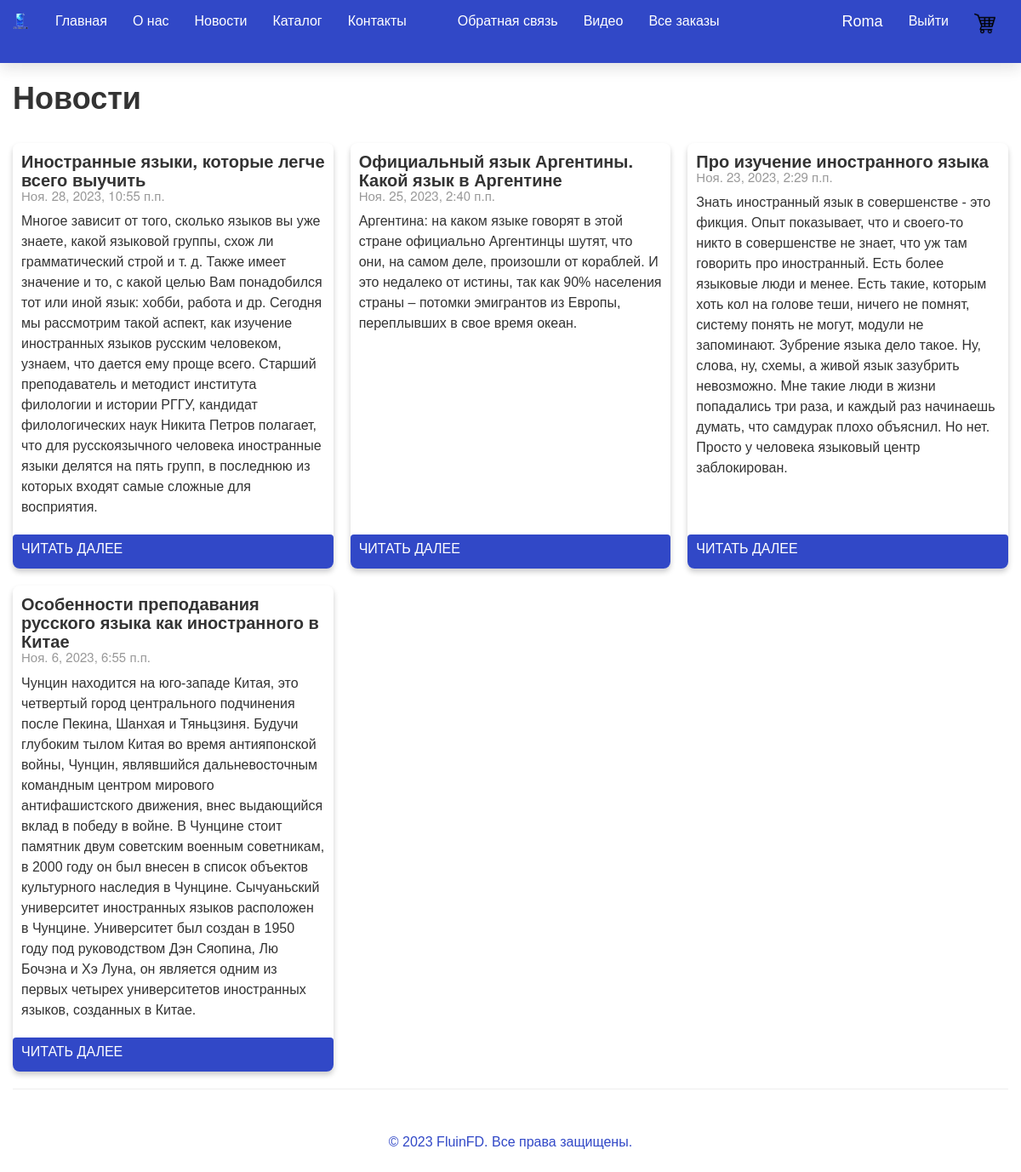
Page /blog/ (signed in) on the committed database.
### app/models.py (models this page shows, shortened)
class Blog(models.Model):
    title = models.CharField(max_length = 100, unique_for_date = "posted", verbose_name = "Заголовок")
    description = models.TextField(verbose_name = "Краткое содержание")
    content = models.TextField(verbose_name = "Полное содержание")
    posted = models.DateTimeField(default = datetime.now(), db_index = True, verbose_name = "Опубликована")
    author = models.ForeignKey(User, null=True, blank=True, on_delete = models.SET_NULL, verbose_name = "Автор")
    image = models.FileField(default = 'temp.jpg', verbose_name = "Путь к картинке")
    class Meta:
        db_table = "Posts"
        ordering = ["-posted"]
        verbose_name = "Cтатья блога"
        verbose_name_plural = "Cтатьи блога"

### app/views.py (the view)
# urls.py: path('blog/', views.blog, name='blog'),
def blog(request):
    posts = Blog.objects.all()
    assert isinstance(request, HttpRequest)
    return render(
        request,
        'app/blog.html',
        {
            'title':'Новости',
            'posts':posts,
            'year':datetime.now().year,
        }
    )

### app/templates/app/blog.html (shortened to what this page needs)
﻿{% extends "app/layout.html" %}
{% load static %}
{% block content %}
<h1 class="title">{{ title }}</h1>
<br />
<div class="posts">
    {% for post in posts %}
    <div class="posts__item">
        <div class="posts__item-body">
            <h2 class="posts__item-body-title">{{ post.title }}</h2>
            <h4 class="posts__item-body-posted">{{ post.posted }}</h4>
            <p class="posts__item-body-description">{{ post.description }}</p>
        </div>
        <a class="posts__item-body-open" href="{% url 'blogpost' parametr=post.id %}">ЧИТАТЬ ДАЛЕЕ</a>
    </div>
    {% endfor %}
</div>
{% endblock %}

### app/templates/app/loginpartial.html (shortened to what this page needs)
﻿{% load static %}
{% if user.is_authenticated %}
<form id="logoutForm" action="/logout/" method="post" class="navbar-right">
    <ul class="nav navbar-nav navbar-right">
        <li><span class="navbar-brand" style="color: white;">{{ user.username }}</span></li>
        <li><a class="nav__item-link" href="javascript:document.getElementById('logoutForm').submit()">Выйти</a></li>
        <li class="nav__item">
            <a class="nav__item-link" href="{% url 'cart' %}" target="_blank">
                <img style="width: 25px;" src="{% static 'app/content/backet.png' %}" alt="Корзина">
            </a>
        </li>
    </ul>
</form>
{% endif %}

### app/static/app/content/site.css (style rules this page uses)
body { font-family: Arial, sans-serif; font-size: 16px; line-height: 1.5; color: #333; height: 100%; margin: 0; padding: 70px 0 20px; }
h1, h2, h3 { font-weight: bold; margin-top: 0; }
h1 { font-size: 36px; }
h2 { font-size: 28px; }
p { margin-top: 0; }
a { color: white; text-decoration: none; }
.nav__item { background-color: transparent; }
.nav__item-link { color: #ffffff !important; background-color: transparent; border-bottom: 2px solid transparent; }
a { color: #3148c7; }

### app/templates/app/blog.html (style rules this page uses)
.posts { display: grid; grid-template-columns: repeat(auto-fit, minmax(300px, 1fr)); grid-gap: 2rem; }
.posts__item { display: flex; flex-direction: column; justify-content: space-between; background-color: #fff; box-shadow: 0 4px 6px rgba(0, 0, 0, 0.2); border-radius: 8px; overflow: hidden; transition: transform 0.3s ease; }
.posts__item-body { padding: 1rem; }
.posts__item-body-title { font-size: 2rem; margin: 0; }
.posts__item-body-posted { font-size: 1.5rem; color: #999; margin: 0; }
.posts__item-body-description { margin-top: 1rem; margin-bottom: 1rem; }
.posts__item-body-open { height: 40px; display: inline-block; background-color: #3148c7; color: #fff; padding: 0.5rem 1rem; border-radius: 4px; text-decoration: none; }

### rows in the picture
Blog: title "Иностранные языки, которые легче всего выучить", posted "Ноя. 28, 2023, 10:55 п.п.", description "Многое зависит от того, сколько языков вы уже знаете, какой языковой группы, схож ли грамматический строй и т. д. Также имеет значение и то, с какой целью Вам понадобился тот или иной язык: хобби, работа и др. Сегодня мы рассмотрим такой аспект, как изучение иностранных языков русским человеком, узнаем, что дается ему проще всего. Старший преподаватель и методист института филологии и истории РГГУ, кандидат филологических наук Никита Петров полагает, что для русскоязычного человека иностранные языки делятся на пять групп, в последнюю из которых входят самые сложные для восприятия."
Blog: title "Официальный язык Аргентины. Какой язык в Аргентине", posted "Ноя. 25, 2023, 2:40 п.п.", description "Аргентина: на каком языке говорят в этой стране официально Аргентинцы шутят, что они, на самом деле, произошли от кораблей. И это недалеко от истины, так как 90% населения страны – потомки эмигрантов из Европы, переплывших в свое время океан."
Blog: title "Про изучение иностранного языка", posted "Ноя. 23, 2023, 2:29 п.п.", description "Знать иностранный язык в совершенстве - это фикция. Опыт показывает, что и своего-то никто в совершенстве не знает, что уж там говорить про иностранный. Есть более языковые люди и менее. Есть такие, которым хоть кол на голове теши, ничего не помнят, систему понять не могут, модули не запоминают. Зубрение языка дело такое. Ну, слова, ну, схемы, а живой язык зазубрить невозможно. Мне такие люди в жизни попадались три раза, и каждый раз начинаешь думать, что самдурак плохо объяснил. Но нет. Просто у человека языковый центр заблокирован."
Blog: title "Особенности преподавания русского языка как иностранного в Китае", posted "Ноя. 6, 2023, 6:55 п.п.", description "Чунцин находится на юго-западе Китая, это четвертый город центрального подчинения после Пекина, Шанхая и Тяньцзиня. Будучи глубоким тылом Китая во время антияпонской войны, Чунцин, являвшийся дальневосточным командным центром мирового антифашистского движения, внес выдающийся вклад в победу в войне. В Чунцине стоит памятник двум советским военным советникам, в 2000 году он был внесен в список объектов культурного наследия в Чунцине. Сычуаньский университет иностранных языков расположен в Чунцине. Университет был создан в 1950 году под руководством Дэн Сяопина, Лю Бочэна и Хэ Луна, он является одним из первых четырех университетов иностранных языков, созданных в Китае."

### other values in the picture
{{ user.username }} "Roma"
{{ title }} "Новости"
